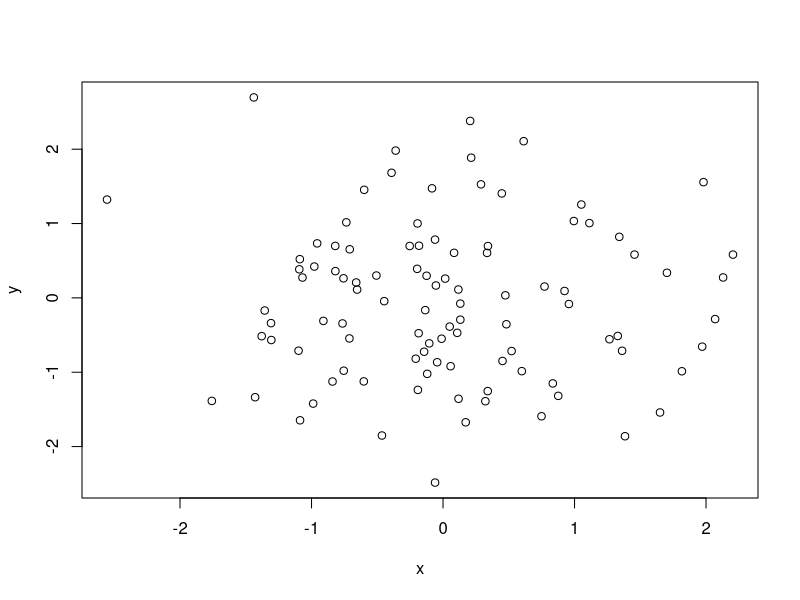

The R source for this figure:
## ---- chunk 1

x <- rnorm(100)
y <- rnorm(100)
print(mean(x))
print(mean(y))
plot(x, y)

